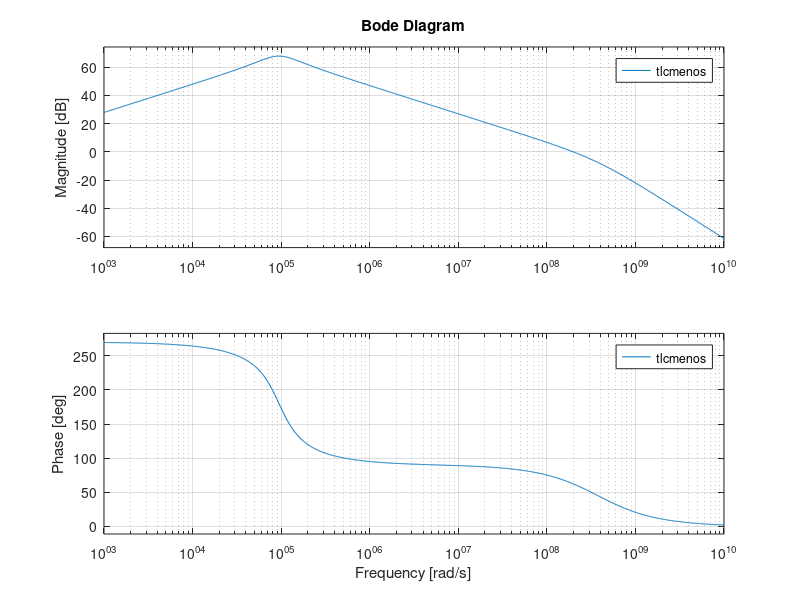

MATLAB code for this plot:
s = tf('s');
p1 =2 * pi * 20;           %primer polo del operacional en rads
p2 = 2* pi * 60e6;          %segundo polo del operacional en rads
Aw = 1.778279 * 1e6 * 1 / ((1+s/p1) * (1+s/p2)) ;   %transferencia del operacional


R1 = 25e3;                      
C = 1e-6;                   %R1 y C para tau = 30 ms
R2 = 0;                 %por ahora lo considero 0

H = (1 + s*C*R2) / (1 + s*C*(R1+R2));   


R2 = 10; % calculada para polo en 16 kHz

Hcomp = (1 + s*C*R2) / (1 + s*C*(R1+R2));   

bode(Aw, 1/H, 1/Hcomp)


%%

GH = Aw*Hcomp;

margin(GH)

%%

step(GH)

%%
tlc = Aw/ ( 1+ Aw * Hcomp);

bode(tlc)

%%

step(tlc)

%%

Gmenos = -s*C*R1/(1+s*C*(R2+R1));
tlcmenos = minreal(Gmenos*tlc) ;

zpk(tlcmenos)


bode(tlcmenos)
